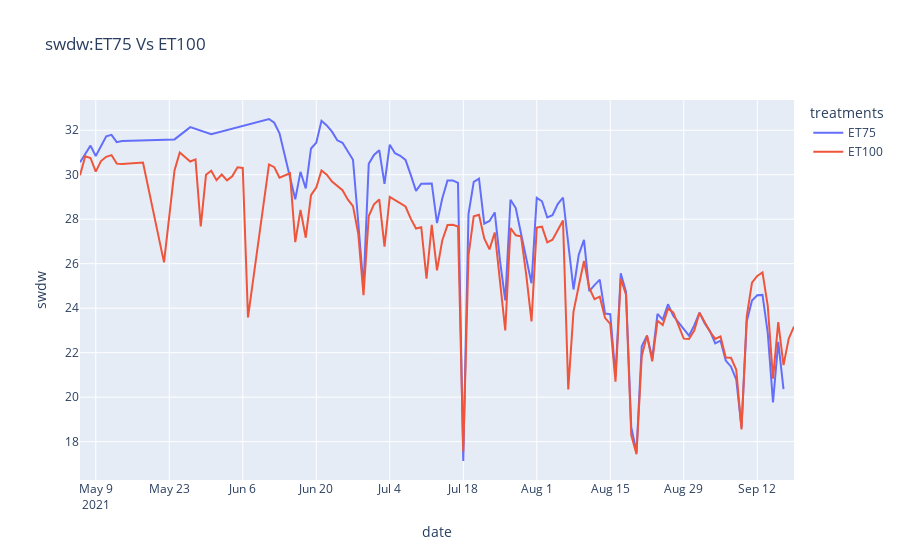

Write notebook code for a chart like this one.
### Code cell
## check swdw
fig = px.line(
    cwsi_both, x="date", y="swdw", color='treatments',  title="swdw:ET75 Vs ET100"
)
fig.show()
